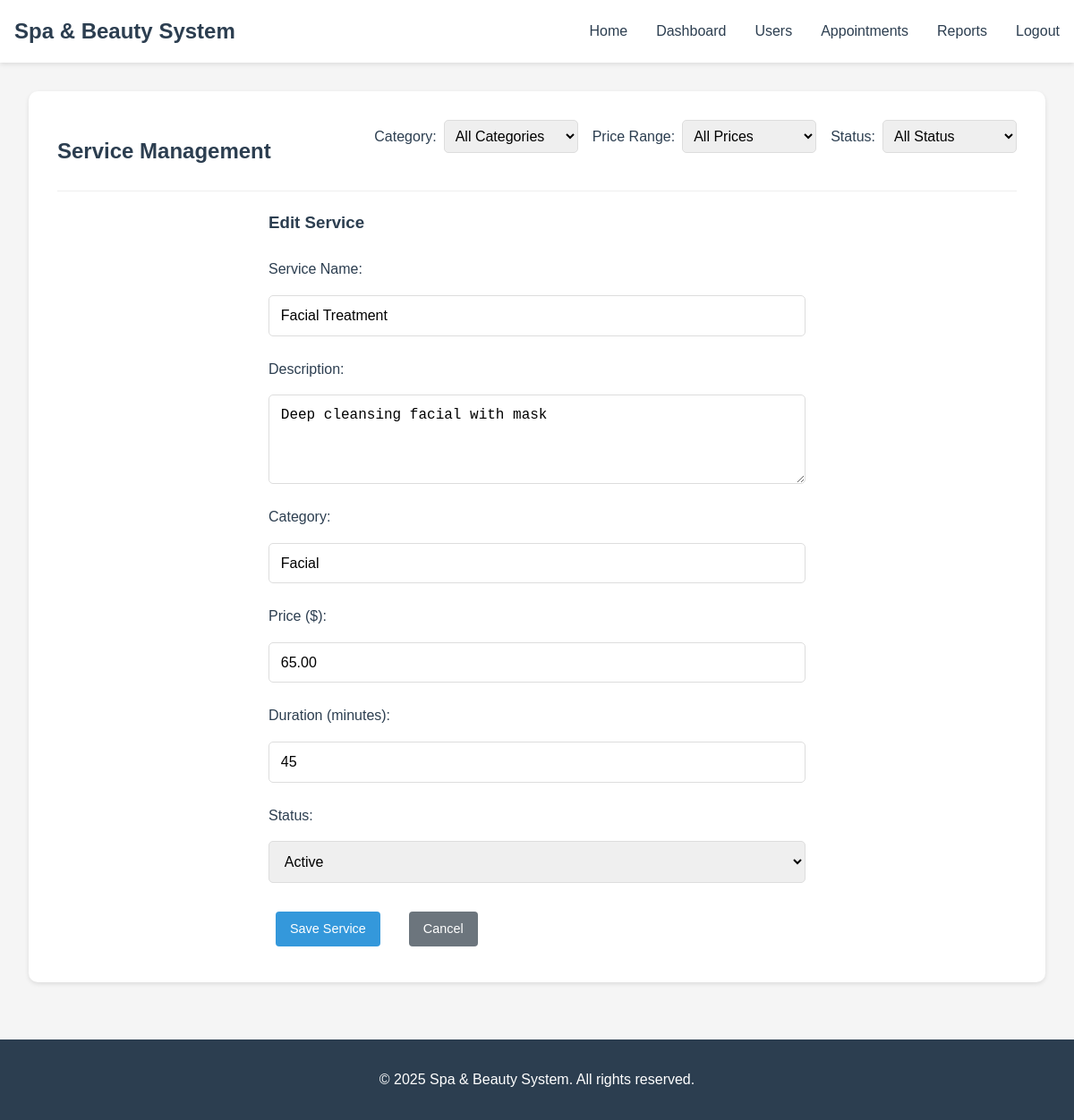
Page /admin/services.php?action=edit&id=2 (signed in) on the committed database.
### tables this page shows
CREATE TABLE IF NOT EXISTS `services` (
    `id` INT PRIMARY KEY AUTO_INCREMENT,
    `name` VARCHAR(255) NOT NULL,
    `description` TEXT,
    `category` VARCHAR(100) NOT NULL,
    `price` DECIMAL(10,2) NOT NULL,
    `duration` INT NOT NULL,
    `status` ENUM('active', 'inactive') DEFAULT 'active',
    `created_at` TIMESTAMP DEFAULT CURRENT_TIMESTAMP,
    `updated_at` TIMESTAMP DEFAULT CURRENT_TIMESTAMP ON UPDATE CURRENT_TIMESTAMP
);

### admin/services.php (the view, shortened to what this page needs)
<?php
$priceFilter = $_GET['price'] ?? 'all';
$statusFilter = $_GET['status'] ?? 'all';
$action = $_GET['action'] ?? 'list';
$editService = null;
if ($action === 'edit' && isset($_GET['id'])) {
    $conn = getDBConnection();
    if ($conn) {
        $sql = "SELECT * FROM services WHERE id = ?";
        $stmt = $conn->prepare($sql);
        $stmt->bind_param("i", $_GET['id']);
        $stmt->execute();
        $result = $stmt->get_result();
        if ($row = $result->fetch_assoc()) {
            $editService = $row;
        }
    }
}
$conn = getDBConnection();
if ($conn) {
    $sql = "SELECT * FROM services WHERE 1=1";
    $sql .= " ORDER BY category, name";
    $stmt = $conn->prepare($sql);
    $stmt->execute();
    $result = $stmt->get_result();
}
?>
<!DOCTYPE html>
<html lang="en">
<head>
    <link rel="stylesheet" href="../assets/css/style.css">
</head>
<body>
    <header>
        <nav>
            <div class="logo">
                <h1>Spa & Beauty System</h1>
            </div>
            <ul class="nav-links">
                <li><a href="/index.php">Home</a></li>
                <li><a href="dashboard.php">Dashboard</a></li>
                <li><a href="users.php">Users</a></li>
                <li><a href="appointments.php">Appointments</a></li>
                <li><a href="reports.php">Reports</a></li>
                <li><a href="../auth/logout.php">Logout</a></li>
            </ul>
        </nav>
    </header>
    <main>
        <div class="dashboard-container">
            <section class="services-section">
                <div class="section-header">
                    <h2>Service Management</h2>
                    <div class="filter-controls">
                        <div class="filter-group">
                            <label for="category-filter">Category:</label>
                            <select id="category-filter" onchange="applyFilters()">
                                <option value="all">All Categories</option>
                            </select>
                        </div>
                        <div class="filter-group">
                            <label for="price-filter">Price Range:</label>
                            <select id="price-filter" onchange="applyFilters()">
                                <option value="all" <?php echo $priceFilter === 'all' ? 'selected' : ''; ?>>All Prices</option>
                            </select>
                        </div>
                        <div class="filter-group">
                            <label for="status-filter">Status:</label>
                            <select id="status-filter" onchange="applyFilters()">
                                <option value="all" <?php echo $statusFilter === 'all' ? 'selected' : ''; ?>>All Status</option>
                            </select>
                        </div>
                    </div>
                </div>
                <?php if ($action === 'add' || $action === 'edit'): ?>
                    <div class="form-section">
                        <h3><?php echo $action === 'add' ? 'Add New Service' : 'Edit Service'; ?></h3>
                        <form method="POST" class="service-form">
                            <div class="form-group">
                                <label for="name">Service Name:</label>
                                <input type="text" id="name" name="name" required
                                       value="<?php echo $editService ? htmlspecialchars($editService['name']) : ''; ?>">
                            </div>
                            <div class="form-group">
                                <label for="description">Description:</label>
                                <textarea id="description" name="description" rows="3"><?php echo $editService ? htmlspecialchars($editService['description']) : ''; ?></textarea>
                            </div>
                            <div class="form-group">
                                <label for="category">Category:</label>
                                <input type="text" id="category" name="category" required list="categories"
                                       value="<?php echo $editService ? htmlspecialchars($editService['category']) : ''; ?>">
                            </div>
                            <div class="form-group">
                                <label for="price">Price ($):</label>
                                <input type="number" id="price" name="price" step="0.01" min="0" required
                                       value="<?php echo $editService ? htmlspecialchars($editService['price']) : ''; ?>">
                            </div>
                            <div class="form-group">
                                <label for="duration">Duration (minutes):</label>
                                <input type="number" id="duration" name="duration" min="15" step="15" required
                                       value="<?php echo $editService ? htmlspecialchars($editService['duration']) : ''; ?>">
                            </div>
                            <div class="form-group">
                                <label for="status">Status:</label>
                                <select id="status" name="status" required>
                                    <option value="active" <?php echo $editService && $editService['status'] === 'active' ? 'selected' : ''; ?>>Active</option>
                                </select>
                            </div>
                            <div class="form-actions">
                                <button type="submit" name="save_service" class="btn btn-primary">Save Service</button>
                                <a href="services.php" class="btn btn-secondary">Cancel</a>
                            </div>
                        </form>
                    </div>
                <?php endif; ?>
            </section>
        </div>
    </main>
    <footer>
        <p>&copy; <?php echo date('Y'); ?> Spa & Beauty System. All rights reserved.</p>
    </footer>
</body>
</html>

### assets/css/style.css (style rules this page uses)
* { margin: 0; padding: 0; box-sizing: border-box; }
body { font-family: 'Arial', sans-serif; line-height: 1.6; color: #333; background-color: #f5f5f5; }
header { background-color: #fff; box-shadow: 0 2px 5px rgba(0,0,0,0.1); padding: 1rem 0; }
nav { max-width: 1200px; margin: 0 auto; padding: 0 1rem; display: flex; justify-content: space-between; align-items: center; }
.logo h1 { color: #2c3e50; font-size: 1.5rem; }
.nav-links { display: flex; list-style: none; gap: 2rem; }
.nav-links a { text-decoration: none; color: #2c3e50; font-weight: 500; transition: color 0.3s ease; }
main { max-width: 1200px; margin: 2rem auto; padding: 0 1rem; }
.btn { display: inline-block; padding: 0.8rem 1.5rem; border-radius: 5px; text-decoration: none; font-weight: 500; transition: all 0.3s ease; margin: 0.5rem; }
.btn-primary { background-color: #3498db; color: #fff; }
.btn-secondary { background-color: #95a5a6; color: #fff; }
footer { text-align: center; padding: 2rem 0; background-color: #2c3e50; color: #fff; margin-top: 4rem; }
.form-group { display: flex; flex-direction: column; gap: 0.5rem; }
.form-group label { color: #2c3e50; font-weight: 500; }
.form-group input { padding: 0.8rem; border: 1px solid #ddd; border-radius: 5px; font-size: 1rem; }
.dashboard-container { max-width: 1200px; margin: 2rem auto; padding: 0 1rem; }
.filter-controls { margin-bottom: 2rem; display: flex; align-items: center; gap: 1rem; }
.filter-controls label { color: #2c3e50; font-weight: 500; }
.filter-controls select { padding: 0.5rem; border: 1px solid #ddd; border-radius: 5px; font-size: 1rem; }
.section-header { display: flex; justify-content: space-between; align-items: center; margin-bottom: 2rem; }
.section-header h2 { color: #2c3e50; margin: 0; }
.filter-controls { display: flex; align-items: center; gap: 1rem; }
.form-section { max-width: 600px; margin: 0 auto; }
.form-section h3 { color: #2c3e50; margin-bottom: 1.5rem; }
.form-actions { display: flex; gap: 1rem; margin-top: 1rem; }
.services-section { background-color: #fff; padding: 2rem; border-radius: 10px; box-shadow: 0 2px 5px rgba(0,0,0,0.1); }
.filter-controls { display: flex; flex-wrap: wrap; gap: 1rem; margin-bottom: 2rem; }
.filter-group { display: flex; align-items: center; gap: 0.5rem; }
.filter-group label { color: #2c3e50; font-weight: 500; white-space: nowrap; }
.filter-group select { padding: 0.5rem; border: 1px solid #ddd; border-radius: 5px; font-size: 1rem; min-width: 150px; }
.service-form { max-width: 600px; margin: 0 auto; }
.service-form .form-group { margin-bottom: 1.5rem; }
.service-form label { display: block; margin-bottom: 0.5rem; color: #2c3e50; font-weight: 500; }
.service-form input[type="text"], .service-form input[type="number"], .service-form textarea, .service-form select { width: 100%; padding: 0.8rem; border: 1px solid #ddd; border-radius: 5px; font-size: 1rem; }
.service-form textarea { resize: vertical; min-height: 100px; }
.section-header { display: flex; justify-content: space-between; align-items: center; margin-bottom: 20px; padding-bottom: 10px; border-bottom: 1px solid #eee; }
.btn { display: inline-block; padding: 8px 16px; border: none; border-radius: 4px; cursor: pointer; text-decoration: none; font-size: 0.9em; transition: background-color 0.3s; }
.btn-secondary { background-color: #6c757d; color: white; }

### rows in the picture
services: name "Facial Treatment", description "Deep cleansing facial with mask", category "Facial", price "65.00", duration "45", status "Active"
